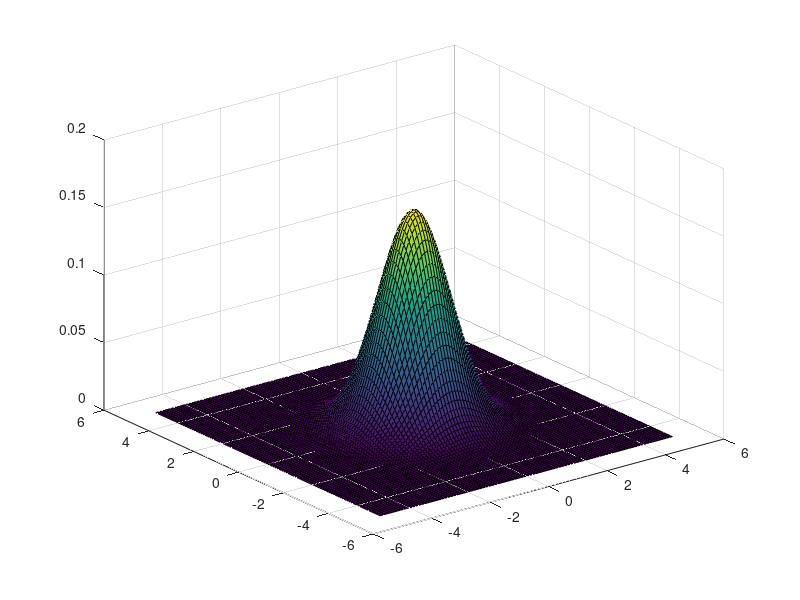

Recreate this plot in MATLAB.
step = 0.1;
Vx = -5:step:5;
Vy = Vx;

currentState = [0,0];
likelihood = zeros(length(Vx), length(Vy));
posterior = zeros(length(Vx), length(Vy));
Pv = 0;
for indx = 1:length(Vx)
    for indy = 1:length(Vy)
        
        % compute likelihood
        mu = [Vx(indx), Vy(indy)];
        sigma = [1 0;0 1];
        likelihood(indx, indy) = mvnpdf(currentState, mu, sigma);
        
%         prior_mu = [sspace(1,1,indx, indy), sspace(2,1,indx, indy)];
%         prior_sigma = [sspace(1,2,indx, indy) 0; 0 sspace(2,2,indx, indy)];
%         
%         % compute normalizaton factors
%         Pv = Pv + liklihood(indx, indy) *...
%              mvnpdf([Fx(indx) Fy(indy)], prior_mu, prior_sigma)...
%              * step^2;
%                                               
%         posterior(indx, indy) = likelihood(indx, indy) * mvnpdf([Fx(indx) Fy(indy)], prior_mu, prior_sigma);                                     
        
    end
end
% posterior = poterior / Pv;

surf(Vx, Vy, likelihood);
